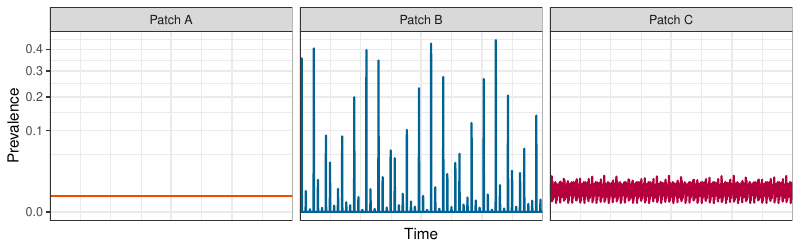

Here is the R script that generated this plot:
library(magrittr)
library(tidyverse)
library(JuliaCall)
library(scales)

julia_setup()
julia_source("../../code/multipop_SEI.jl")

my_cols <- c("#f74700", "#016394", "#b6003b", "#005342", "#eac435")

mysqrt_trans <- function() {
  trans_new("mysqrt",
            transform = base::sqrt,
            inverse = function(x) ifelse(x<0, 0, x^2),
            domain = c(0, Inf))
}

## structural parameters
set.seed(0)
n_patches <- 3
# initial_conditions <- rep(0.00001, prod(struct) * n_patches)
initial_conditions <- matrix(c(5, 1, 1), n_patches, 3, byrow=TRUE)

## dynamical parameters
r <- 0.5             # intrinsic growth rate
K <- c(5, 15, 5)       # carrying capacity
beta <- 80           # infection rate
sigma <- 13          # 1 / sigma = latency period
mu <- 0.5            # intrinsic death rate
nu <- 73             # disease induced mortality
movement_rate <- 0.1
chi <- matrix(c(-movement_rate, 0, 0,
                0, -movement_rate, 0,
                movement_rate, movement_rate, 0), 3, 3)

## integration parameters
maxtime <- 10000
tsteps <- round(0.9 * maxtime):maxtime

## run the simulation
timeseries <- julia_call("runsimulation", tstep=tsteps, tmax=maxtime,
                         r=r, K=K, beta=beta, sigma=sigma, mu=mu, nu=nu, chi=chi,
                         initvals=initial_conditions) %>%
  set_colnames(c(expand.grid(str_c("Patch_", 1:n_patches),
                             c("S", "E", "I")) %>% apply(1, str_c, collapse="."),
                 "time")) %>%
  gather("details", "prevalence", -time) %>%
  separate(details, c("patch", "equation"), "\\.") %>%
  mutate(variable = factor(equation, levels=c("S", "E", "I"),
                           labels=c("Susceptible", "Exposed", "Infectious")),
         patch = factor(patch, levels=str_c("Patch_", 1:n_patches),
                             labels=str_c("Patch ", LETTERS[1:n_patches]))) %>%
  as_tibble()

ggplot(timeseries %>% filter(variable == "Infectious")) +
  aes(colour=patch, y=prevalence, x=time) +
  geom_line(size=0.75) +
  facet_grid(.~patch, scales="free") +
  scale_x_continuous(expand=c(0,0), name="Time") +
  coord_trans(y="mysqrt") +
  scale_colour_manual(values=my_cols) +
  ylab("Prevalence") +
  theme_bw() +
  theme(axis.text.x=element_blank(),
        axis.ticks.x=element_blank(),
        legend.position="none")
ggsave("dynamics-hierarchy.pdf", width=8, height=2.5)
